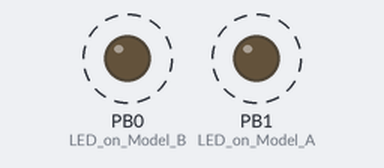
Recording of a sketch running on a simulated ATtiny85, built with avr-gcc and run on an emulated ATtiny85. Shown: output pins drawn as LEDs (lit = HIGH). Dashed ring = blinking.

Above: at 0.6 s.
Timing chart, 0 to 3.0 s (numbered marks = the images above):
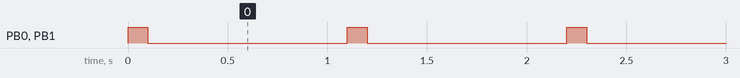

Measured:
- by itself, PB0 (LED_on_Model_B), PB1 (LED_on_Model_A): alternates HIGH for 0.10 s and LOW for 1.0 s

The sketch:

BlinkDigiSpark.ino
```cpp
// the setup routine runs once when you press reset:
void setup() {
  // initialize the digital pin as an output.
  pinMode(0, OUTPUT); //LED on Model B
  pinMode(1, OUTPUT); //LED on Model A
}

// the loop routine runs over and over again forever:
void loop() {
  digitalWrite(0, HIGH);   // turn the LED on (HIGH is the voltage level)
  digitalWrite(1, HIGH);
  delay(100);               // wait for a second
  digitalWrite(0, LOW);    // turn the LED off by making the voltage LOW
  digitalWrite(1, LOW);
  delay(1000);               // wait for a second
}
```
